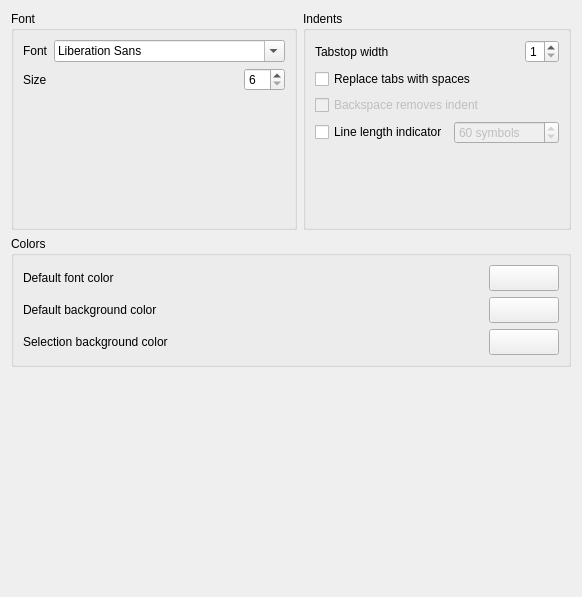
<?xml version="1.0" encoding="UTF-8"?>
<ui version="4.0">
 <class>EditorSettingsPage</class>
 <widget class="QWidget" name="EditorSettingsPage">
  <property name="geometry">
   <rect>
    <x>0</x>
    <y>0</y>
    <width>582</width>
    <height>597</height>
   </rect>
  </property>
  <property name="windowTitle">
   <string/>
  </property>
  <layout class="QGridLayout" name="gridLayout">
   <item row="0" column="0">
    <widget class="QGroupBox" name="groupBox">
     <property name="title">
      <string>Font</string>
     </property>
     <layout class="QGridLayout">
      <property name="margin">
       <number>9</number>
      </property>
      <property name="spacing">
       <number>6</number>
      </property>
      <item row="0" column="0">
       <widget class="QLabel" name="label">
        <property name="text">
         <string>Font</string>
        </property>
       </widget>
      </item>
      <item row="0" column="1" colspan="2">
       <widget class="QFontComboBox" name="fontCmb"/>
      </item>
      <item row="1" column="0">
       <widget class="QLabel" name="label_2">
        <property name="text">
         <string>Size</string>
        </property>
       </widget>
      </item>
      <item row="1" column="1">
       <spacer>
        <property name="orientation">
         <enum>Qt::Horizontal</enum>
        </property>
        <property name="sizeHint" stdset="0">
         <size>
          <width>40</width>
          <height>20</height>
         </size>
        </property>
       </spacer>
      </item>
      <item row="1" column="2">
       <widget class="QSpinBox" name="fontSizeSpin">
        <property name="minimum">
         <number>6</number>
        </property>
        <property name="maximum">
         <number>24</number>
        </property>
        <property name="value">
         <number>6</number>
        </property>
       </widget>
      </item>
      <item row="2" column="0" colspan="3">
       <spacer name="verticalSpacer_2">
        <property name="orientation">
         <enum>Qt::Vertical</enum>
        </property>
        <property name="sizeHint" stdset="0">
         <size>
          <width>20</width>
          <height>40</height>
         </size>
        </property>
       </spacer>
      </item>
     </layout>
    </widget>
   </item>
   <item row="0" column="1">
    <widget class="QGroupBox" name="groupBox_2">
     <property name="title">
      <string>Indents</string>
     </property>
     <layout class="QVBoxLayout" name="verticalLayout_2">
      <item>
       <layout class="QHBoxLayout" name="horizontalLayout_5">
        <item>
         <widget class="QLabel" name="label_3">
          <property name="text">
           <string>Tabstop width</string>
          </property>
         </widget>
        </item>
        <item>
         <spacer>
          <property name="orientation">
           <enum>Qt::Horizontal</enum>
          </property>
          <property name="sizeHint" stdset="0">
           <size>
            <width>40</width>
            <height>20</height>
           </size>
          </property>
         </spacer>
        </item>
        <item>
         <widget class="QSpinBox" name="tabStopWidthSpin">
          <property name="minimum">
           <number>1</number>
          </property>
          <property name="maximum">
           <number>8</number>
          </property>
          <property name="value">
           <number>1</number>
          </property>
         </widget>
        </item>
       </layout>
      </item>
      <item>
       <widget class="QCheckBox" name="replaceTabsChk">
        <property name="text">
         <string>Replace tabs with spaces</string>
        </property>
       </widget>
      </item>
      <item>
       <widget class="QCheckBox" name="unindentChk">
        <property name="enabled">
         <bool>false</bool>
        </property>
        <property name="toolTip">
         <string>If &quot;Replace tabs with spaces&quot; option is checked, 
the current option lets backspace key to remove the 
whole indent instead of removind single whitespace</string>
        </property>
        <property name="text">
         <string>Backspace removes indent</string>
        </property>
       </widget>
      </item>
      <item>
       <layout class="QHBoxLayout">
        <property name="spacing">
         <number>6</number>
        </property>
        <property name="margin">
         <number>0</number>
        </property>
        <item>
         <widget class="QCheckBox" name="showLineLengthChk">
          <property name="text">
           <string>Line length indicator</string>
          </property>
         </widget>
        </item>
        <item>
         <widget class="QSpinBox" name="lineLengthSpin">
          <property name="enabled">
           <bool>false</bool>
          </property>
          <property name="suffix">
           <string> symbols</string>
          </property>
          <property name="maximum">
           <number>200</number>
          </property>
          <property name="singleStep">
           <number>5</number>
          </property>
          <property name="value">
           <number>60</number>
          </property>
         </widget>
        </item>
       </layout>
      </item>
      <item>
       <spacer name="verticalSpacer_3">
        <property name="orientation">
         <enum>Qt::Vertical</enum>
        </property>
        <property name="sizeHint" stdset="0">
         <size>
          <width>20</width>
          <height>40</height>
         </size>
        </property>
       </spacer>
      </item>
     </layout>
    </widget>
   </item>
   <item row="4" column="0" colspan="2">
    <spacer name="verticalSpacer">
     <property name="orientation">
      <enum>Qt::Vertical</enum>
     </property>
     <property name="sizeHint" stdset="0">
      <size>
       <width>20</width>
       <height>40</height>
      </size>
     </property>
    </spacer>
   </item>
   <item row="1" column="0" colspan="2">
    <widget class="QGroupBox" name="groupBox_3">
     <property name="title">
      <string>Colors</string>
     </property>
     <layout class="QVBoxLayout" name="verticalLayout">
      <item>
       <layout class="QHBoxLayout" name="horizontalLayout_2">
        <item>
         <widget class="QLabel" name="label_6">
          <property name="text">
           <string>Default font color</string>
          </property>
         </widget>
        </item>
        <item>
         <widget class="QPushButton" name="fontColorBtn">
          <property name="minimumSize">
           <size>
            <width>40</width>
            <height>26</height>
           </size>
          </property>
          <property name="maximumSize">
           <size>
            <width>70</width>
            <height>26</height>
           </size>
          </property>
          <property name="text">
           <string/>
          </property>
         </widget>
        </item>
       </layout>
      </item>
      <item>
       <layout class="QHBoxLayout" name="horizontalLayout">
        <item>
         <widget class="QLabel" name="label_7">
          <property name="text">
           <string>Default background color</string>
          </property>
         </widget>
        </item>
        <item>
         <widget class="QPushButton" name="bgColorBtn">
          <property name="minimumSize">
           <size>
            <width>40</width>
            <height>26</height>
           </size>
          </property>
          <property name="maximumSize">
           <size>
            <width>70</width>
            <height>26</height>
           </size>
          </property>
          <property name="text">
           <string/>
          </property>
         </widget>
        </item>
       </layout>
      </item>
      <item>
       <layout class="QHBoxLayout" name="horizontalLayout_6">
        <item>
         <widget class="QLabel" name="label_10">
          <property name="text">
           <string>Selection background color</string>
          </property>
         </widget>
        </item>
        <item>
         <widget class="QPushButton" name="selectionBgColorBtn">
          <property name="minimumSize">
           <size>
            <width>40</width>
            <height>26</height>
           </size>
          </property>
          <property name="maximumSize">
           <size>
            <width>70</width>
            <height>26</height>
           </size>
          </property>
          <property name="text">
           <string/>
          </property>
         </widget>
        </item>
       </layout>
      </item>
     </layout>
    </widget>
   </item>
  </layout>
 </widget>
 <resources/>
 <connections>
  <connection>
   <sender>showLineLengthChk</sender>
   <signal>toggled(bool)</signal>
   <receiver>lineLengthSpin</receiver>
   <slot>setEnabled(bool)</slot>
   <hints>
    <hint type="sourcelabel">
     <x>94</x>
     <y>107</y>
    </hint>
    <hint type="destinationlabel">
     <x>320</x>
     <y>107</y>
    </hint>
   </hints>
  </connection>
  <connection>
   <sender>replaceTabsChk</sender>
   <signal>toggled(bool)</signal>
   <receiver>unindentChk</receiver>
   <slot>setEnabled(bool)</slot>
   <hints>
    <hint type="sourcelabel">
     <x>216</x>
     <y>127</y>
    </hint>
    <hint type="destinationlabel">
     <x>216</x>
     <y>151</y>
    </hint>
   </hints>
  </connection>
 </connections>
</ui>
